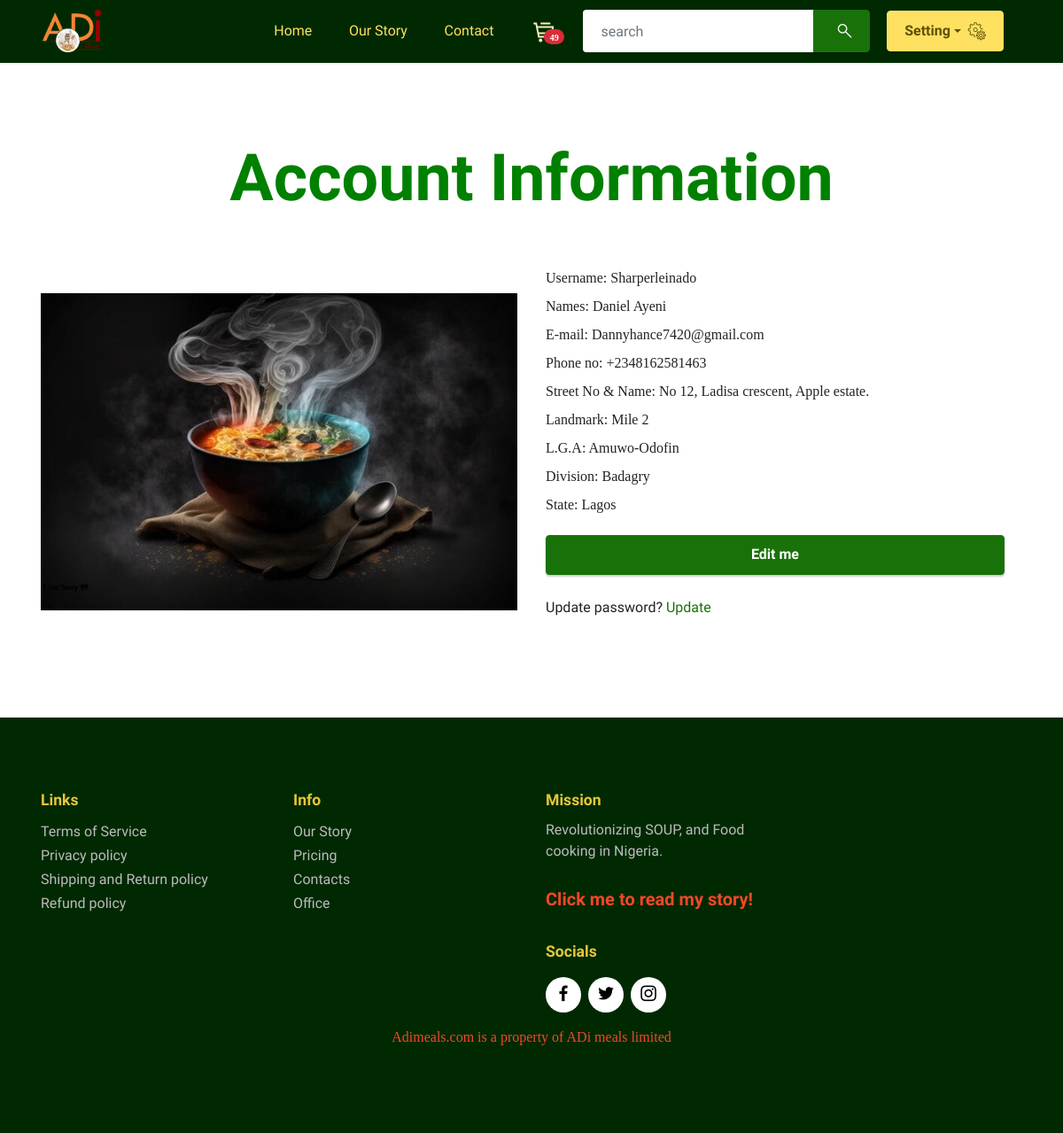
The app's page /authentication/account_info/ (signed in), older data.
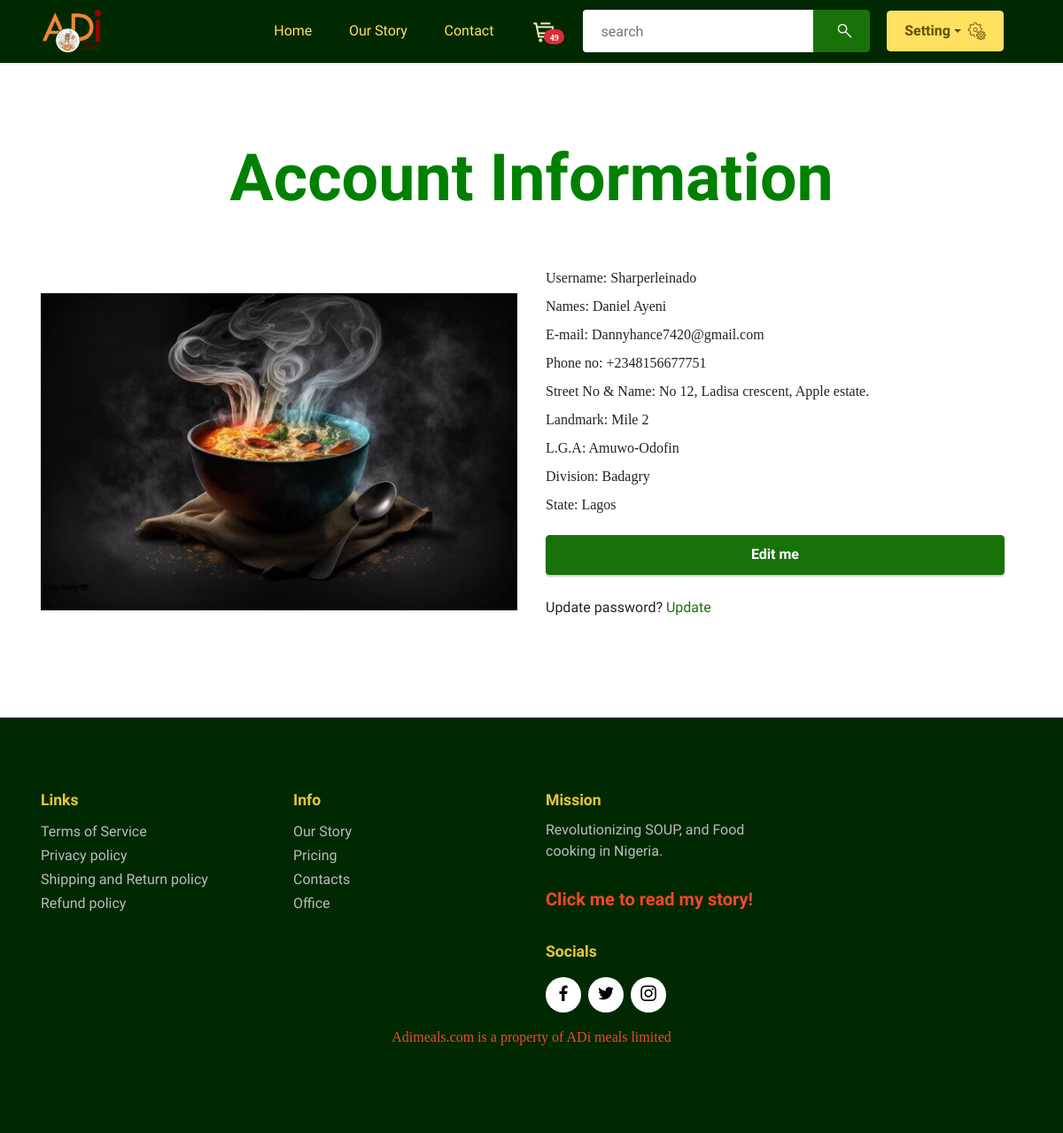
The same page, newer data.
### authentication/models.py (models this page shows, shortened)
class User(AbstractUser):
    pass

class Mobile(models.Model):
    user = models.ForeignKey(User, on_delete=models.CASCADE, default=None)
    phone_no = PhoneNumberField()

### address/models.py (models this page shows, shortened)
class UserAddress(models.Model):
    user = models.ForeignKey(User,on_delete=models.CASCADE,default=None)
    state = models.CharField(max_length=50)
    division = models.CharField(max_length=50, null=True)
    lga = models.CharField(max_length=50, null=True)
    lcda = models.CharField(max_length=50, null=True)
    street_name = models.CharField(max_length=300, null=True)

### authentication/views.py (the view)
# urls.py: path('account_info/',views.account_info,name='account_info'),
def account_info(request):
    address = ""
    fname = ""
    lname = ""
    email = ""
    address = ""
    phone = ""
    try:
        uname = request.user.username
        fname = request.user.first_name
        lname = request.user.last_name
        email = request.user.email
        address = UserAddress.objects.get(user=request.user)
        phone = Mobile.objects.get(user=request.user)
    except UserAddress.DoesNotExist:
        messages.info(request, "Please, kindly fill in your address")
        return redirect(reverse('address:register_address'))
    except AttributeError:
        pass
    except Mobile.DoesNotExist:
        messages.info(request, "Please, kindly fill in your phone number")
        return redirect(reverse('authentication:mobile'))
    except Exception as e:
        messages.info(request, "Oooops!! Something went wrong.")
        return redirect(reverse('address:register_address'))
    return render(request,'authentication/account_info.html',{'names':[uname,fname,lname,email,phone,address]})

### authentication/templates/authentication/account_info.html (shortened to what this page needs)
{% extends "base/base.html" %}
{% load static %}
{% block pageBody %}
<section data-bs-version="5.1" class="image2 cid-u0tuxl367X" id="image2-7">
    <div class="container">
        <div class="mbr-section-head">
            <div class="col-md-12 col-lg-10 m-auto align-center">
                <h1 class="mbr-section-title mbr-white mbr-fonts-style mb-3 display-1" style="color:green;"><strong>Account Information</strong></h1>
            </div><br><br>
        </div>
        {% if user.is_authenticated %}
            <div class="row align-items-center">
                <div class="col-12 col-lg">
                    <p>Username: {{names.0|capfirst}}</p>
                    <p>Names: {{names.1|capfirst}} {{names.2|capfirst}}</p>
                    <p>E-mail: {{names.3|capfirst}}</p>
                    <p>Phone no: {{names.4.phone_no}}</p>
                    <p>Street No & Name: {{names.5.street_name|capfirst}}</p>
                    <p>Landmark: {{names.5.lcda|capfirst}}</p>
                    <p>L.G.A: {{names.5.lga|capfirst}}</p>
                    <p>Division: {{names.5.division|capfirst}}</p>
                    <p>State: {{names.5.state|capfirst}}</p>
                    <div class="col-lg-12 col-md-12 col-sm-12 align-center mbr-section-btn" style="padding-right:20px">
                        <button type="submit" class="btn btn-primary display-4 w-100 " onClick = "window.location= '{% url 'authentication:edit_account' %}';">Edit me</button>
                    </div>
                    <p class="mt-3  display-4">Update password? <a href="{% url 'authentication:setpassword' %}">Update</a></p>
                </div>
                <div class="col-12 col-lg-6">
                    <div class="image-wrapper">
                        <img src="{% static 'assets/images/hot-soup-bowl-against-dark-background-410516-41370-626x417.jpg' %}"
                            alt="ADI Foods">
                    </div>
                </div>
            </div>
        </div>
        {% endif %}
</section>
{% endblock %}

### templates/base/base.html (shortened to what this page needs)
{% load static %}
<!DOCTYPE html>
<html>
<head>
    <link rel="stylesheet" href="{% static 'authentication/master.css' %}">
    <link rel="stylesheet" href="{% static 'assets/web/assets/mobirise-icons2/mobirise2.css' %}">
    <link rel="stylesheet" href="{% static 'assets/web/assets/mobirise-icons/mobirise-icons.css' %}">
    <link rel="stylesheet" href="{% static 'assets/bootstrap/css/bootstrap.min.css' %}">
    <link rel="stylesheet" href="{% static 'assets/bootstrap/css/bootstrap-grid.min.css' %}">
    <link rel="stylesheet" href="{% static 'assets/bootstrap/css/bootstrap-reboot.min.css' %}">
    <link rel="stylesheet" href="{% static 'assets/dropdown/css/style.css' %}">
    <link rel="stylesheet" href="{% static 'assets/socicon/css/styles.css' %}">
    <link rel="stylesheet" href="{% static 'assets/theme/css/style.css' %}">
    <link rel="stylesheet" href="{% static 'master.css' %}">
    <link rel="stylesheet" href="{% static 'assets/mobirise/css/mbr-additional.css' %}" type="text/css">
</head>
<body>
    <section data-bs-version="5.1" class="menu menu1 cid-sFGzlAXw3z" once="menu" id="menu1-2">
        <nav class="navbar navbar-dropdown navbar-fixed-top navbar-expand-lg">
            <div class="container-fluid">
                <div class="navbar-brand">
                    <span class="navbar-logo">
                        <a href="{% url 'home' %}">
                            <img src="{% static 'assets/images/adi-logo-96x69.png' %}" alt="ADI" style="height: 3rem;">
                        </a>
                    </span>
                </div>
                <div class="icons-menu">
                </div>
                <div class="collapse navbar-collapse" id="navbarSupportedContent">
                    <ul class="navbar-nav nav-dropdown" data-app-modern-menu="true">
                        <li class="nav-item"><a class="nav-link link text-info display-4" href="{% url 'home' %}">Home</a></li>
                        <li class="nav-item"><a class="nav-link link text-info text-primary display-4"
                                href="{% url 'about' %}">
                                Our Story</a></li>
                        <li class="nav-item"><a class="nav-link link text-info display-4"
                                href="{% url 'contact' %}">Contact</a></li>
                    </ul>
                <div class="icons-menu">
                    <a class="iconfont-wrapper position-relative desktop-cart-icon" href="{% url 'cart:cart_items' %}">
                        <span class="p-2 mbr-iconfont mobi-mbri-cart-full mobi-mbri relative"
                            style="color: rgb(244, 240, 187); fill: rgb(244, 240, 187);">
                            <span class="badge badge-danger position-absolute bottom-0 bg-warning rounded-pill"
                            id="food_addtocart" style="font-size: x-small; left:20px;">{{cart_quantity}}</span>
                        </span>
                    </a>
                </div>
                <div class="navbar-buttons mbr-section-btn">
                    <form class="form-inline" action="{% url 'search_box:search' %}" method="POST">
                    <div class="input-group">
                        <input type="text" class="form-control" id="search" name="search" placeholder="search">
                            <button class="btn btn-primary" type="submit" id="button-addon1">
                            <span class="mobi-mbri mobi-mbri-search mbr-iconfont mbr-iconfont-btn"></span>
                            </button>
                    </div>
                    </form>
                </div>
                    <div class="dropdown navbar-buttons mbr-section-btn"><a
                        class="btn btn-info dropdown-toggle show display-4" href="index.html#features10-5"
                        data-toggle="dropdown-submenu" data-bs-toggle="dropdown" data-bs-auto-close="outside"
                        aria-expanded="false"><span class="mbri-setting mbr-iconfont mbr-iconfont-btn"></span>Setting</a>
                    </div>
                </div>
            </div>
        </nav>
</section>
        {% block pageBody %}
        {% endblock  %}
    <section data-bs-version="5.1" class="footer1 cid-sFGDg6hy8z" once="footers" id="footer1-7">
        <div class="container">
            <div class="row mbr-white">
                <div class="col-12 col-md-6 col-lg-3">
                    <h5 class="mbr-section-subtitle mbr-fonts-style mb-2 display-7">
                        <strong>Links</strong>
                    </h5>
                    <ul class="list mbr-fonts-style display-4">
                        <a href="{% url 'terms_of_service' %}"><li class="mbr-text item-wrap">Terms of Service</li></a>
                        <a href="{% url 'privacy_policy' %}"><li class="mbr-text item-wrap">Privacy policy</li></a>
                        <a href="{% url 'terms_of_service' %}#shipping-policy"><li class="mbr-text item-wrap">Shipping and Return policy</li></a>
                        <a href="{% url 'terms_of_service' %}#refund-policy"><li class="mbr-text item-wrap">Refund policy</li></a>
                    </ul>
                </div>
                <div class="col-12 col-md-6 col-lg-3">
                    <h5 class="mbr-section-subtitle mbr-fonts-style mb-2 display-7">
                        <strong>Info</strong>
                    </h5>
                    <ul class="list mbr-fonts-style display-4">
                        <a href="{% url 'about' %}"><li class="mbr-text item-wrap">Our Story</li></a>
                        <a href="{% url 'food_app:foodbox' %}"><li class="mbr-text item-wrap">Pricing</li></a>
                        <a href="{% url 'contact' %}"><li class="mbr-text item-wrap">Contacts</li></a>
                        <a href="{% url 'contact' %}"><li class="mbr-text item-wrap">Office</li></a>
                    </ul>
                </div>
                <div class="col-12 col-md-6 col-lg-3">
                    <h5 class="mbr-section-subtitle mbr-fonts-style mb-2 display-7">
                        <strong>Mission</strong>
                    </h5>
                    <p class="mbr-text mbr-fonts-style mb-4 display-4">
                        Revolutionizing SOUP, and Food cooking in Nigeria.
                    </p>
                    <p class="mbr-text mbr-fonts-style mb-4 display-4">
                        <a href="{% url 'about' %}" id="story">Click me to read my story!</a>
                    </p>
                    <h5 class="mbr-section-subtitle mbr-fonts-style mb-3 display-7">
                        <strong>Socials</strong>
                    </h5>
                    <div class="social-row display-7">
                        <div class="soc-item">
                            <a target="_blank">
                                <span class="mbr-iconfont socicon socicon-facebook"></span>
                            </a>
                        </div>
                        <div class="soc-item">
                            <a href="https://x.com/ADimeals?t=-VMCHcM3panXJnjGskqWhw&s=08" target="_blank">
                                <span class="mbr-iconfont socicon socicon-twitter"></span>
                            </a>
                        </div>
                        <div class="soc-item">
                            <a href="https://www.instagram.com/adimeals" target="_blank">
                                <span class="mbr-iconfont socicon socicon-instagram"></span>
                            </a>
                        </div>
                    </div>
                </div>
            </div>
        </div>
        <center>
            <div class="col-sm-6 mb-3 mb-m-1 order-md-1 text-md-left">
                <a href="#" id="property">Adimeals.com is a property of ADi meals limited</a>
            </div>
        </center>
    </section>
</body>
</html>

Row changes from the older to the newer data that the page shows:
changed Mobile: phone_no "+2348162581463" → "+2348156677751"
